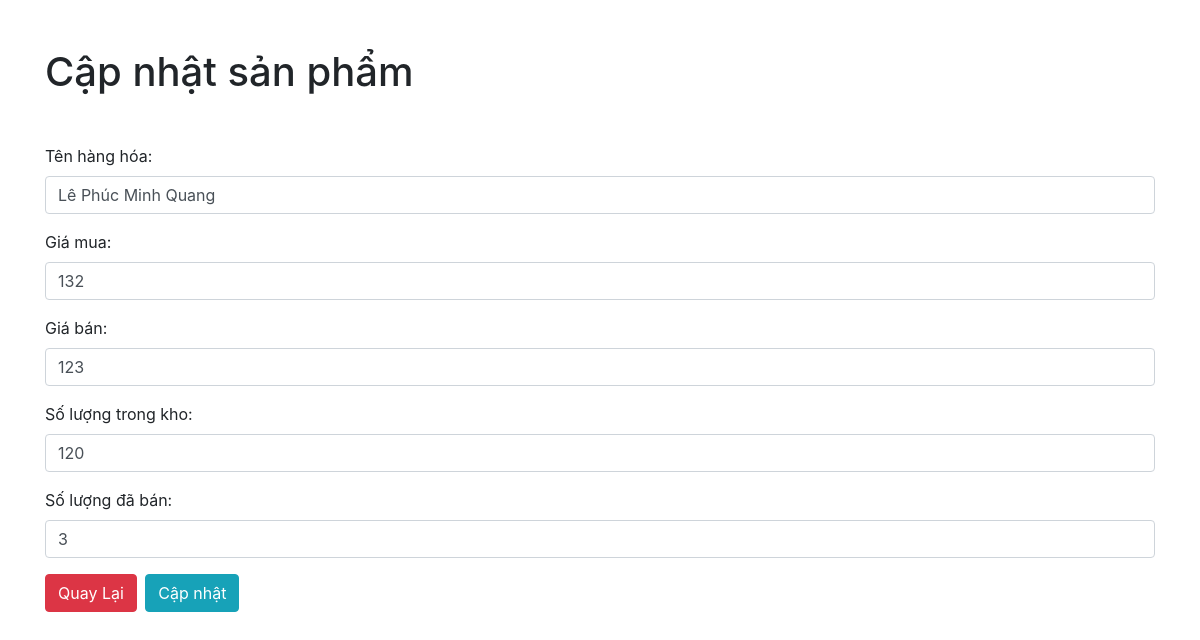
The app's page /update/1/ with its own data.
### grocery_management/models.py (models this page shows)
class Product(models.Model):
    name           = models.CharField(max_length=100)
    price_purchase = models.DecimalField(max_digits=10, decimal_places=0)
    price_selling  = models.DecimalField(max_digits=10, decimal_places=0)
    quantity       = models.PositiveIntegerField()
    quantity_sold  = models.PositiveIntegerField(default=0)

### grocery_management/views.py (the view, shortened to what this page needs)
# urls.py: path('update/<int:product_id>/', views.product_update, name='product_update'),
def product_update(request, product_id):
    item_product = Product.objects.get(id=product_id)
    return render(request, 'product_update.html', {"item_product": item_product})

### grocery_management/templates/product_update.html (shortened to what this page needs)
<!DOCTYPE html>
<html lang="en">
<head>
    <link rel="stylesheet" href="https://maxcdn.bootstrapcdn.com/bootstrap/4.5.2/css/bootstrap.min.css">
</head>
<body>
    <div class="mt-5">
        <div class="container">
            <h1 class="mb-5">Cập nhật sản phẩm</h1>
            <form method="post" action="/update/{{item_product.id}}/">
                <div class="mb-3">
                    <label for="name" class="form-label">Tên hàng hóa:</label>
                    <input type="text" class="form-control" name="name" value="{{item_product.name}}" required>
                </div>
                <div class="mb-3">
                    <label for="purchase_price" class="form-label">Giá mua:</label>
                    <input type="number" step="0.01" class="form-control" name="purchase_price" value="{{item_product.price_purchase}}" required>
                </div>
                <div class="mb-3">
                    <label for="selling_price" class="form-label">Giá bán:</label>
                    <input type="number" step="0.01" class="form-control" name="selling_price" value="{{item_product.price_selling}}" required>
                </div>
                <div class="mb-3">
                    <label for="quantity" class="form-label">Số lượng trong kho:</label>
                    <input type="number" class="form-control" name="quantity" value="{{item_product.quantity}}" required>
                </div>
                <div class="mb-3">
                    <label for="sold_quantity" class="form-label">Số lượng đã bán:</label>
                    <input type="number" class="form-control" name="sold_quantity" value="{{item_product.quantity_sold}}" required>
                </div>
                <a href="/" class="btn btn-danger mr-1">Quay Lại</a>
                <button type="submit" class="btn btn-info">Cập nhật</button>
            </form>
        </div>
    </div>
</body>
</html>

### records on screen
Product: name "Lê Phúc Minh Quang", purchase_price "132", selling_price "123", quantity "120", sold_quantity "3"
